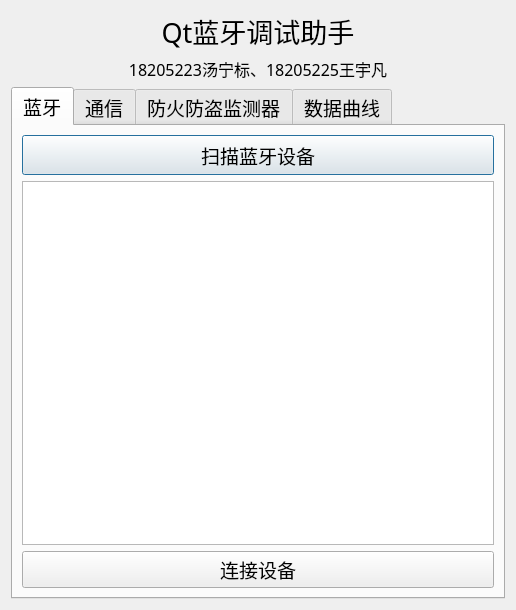
<?xml version="1.0" encoding="UTF-8"?>
<ui version="4.0">
 <class>Dialog</class>
 <widget class="QDialog" name="Dialog">
  <property name="windowModality">
   <enum>Qt::NonModal</enum>
  </property>
  <property name="geometry">
   <rect>
    <x>0</x>
    <y>0</y>
    <width>516</width>
    <height>569</height>
   </rect>
  </property>
  <property name="sizePolicy">
   <sizepolicy hsizetype="Maximum" vsizetype="Maximum">
    <horstretch>0</horstretch>
    <verstretch>0</verstretch>
   </sizepolicy>
  </property>
  <property name="windowTitle">
   <string> 蓝牙调试助手</string>
  </property>
  <layout class="QVBoxLayout" name="verticalLayout">
   <item>
    <widget class="QLabel" name="label_3">
     <property name="font">
      <font>
       <family>宋体</family>
       <pointsize>20</pointsize>
      </font>
     </property>
     <property name="text">
      <string>Qt蓝牙调试助手</string>
     </property>
     <property name="alignment">
      <set>Qt::AlignCenter</set>
     </property>
    </widget>
   </item>
   <item>
    <widget class="QLabel" name="label_9">
     <property name="font">
      <font>
       <family>宋体</family>
       <pointsize>12</pointsize>
       <weight>50</weight>
       <bold>false</bold>
      </font>
     </property>
     <property name="layoutDirection">
      <enum>Qt::RightToLeft</enum>
     </property>
     <property name="text">
      <string>18205223汤宁标、18205225王宇凡</string>
     </property>
     <property name="alignment">
      <set>Qt::AlignCenter</set>
     </property>
    </widget>
   </item>
   <item>
    <widget class="QTabWidget" name="tabWidget">
     <property name="font">
      <font>
       <family>宋体</family>
       <pointsize>14</pointsize>
      </font>
     </property>
     <property name="currentIndex">
      <number>0</number>
     </property>
     <widget class="QWidget" name="tab">
      <attribute name="title">
       <string>蓝牙</string>
      </attribute>
      <layout class="QVBoxLayout" name="verticalLayout_2">
       <item>
        <widget class="QPushButton" name="BtnScan">
         <property name="minimumSize">
          <size>
           <width>0</width>
           <height>40</height>
          </size>
         </property>
         <property name="text">
          <string>扫描蓝牙设备</string>
         </property>
        </widget>
       </item>
       <item>
        <widget class="QListWidget" name="listWidget">
         <property name="font">
          <font>
           <family>宋体</family>
           <pointsize>14</pointsize>
          </font>
         </property>
        </widget>
       </item>
       <item>
        <layout class="QHBoxLayout" name="horizontalLayout_3">
         <item>
          <widget class="QPushButton" name="BtnLink">
           <property name="text">
            <string>连接设备</string>
           </property>
          </widget>
         </item>
        </layout>
       </item>
      </layout>
     </widget>
     <widget class="QWidget" name="tab_2">
      <attribute name="title">
       <string>通信</string>
      </attribute>
      <layout class="QVBoxLayout" name="verticalLayout_3">
       <item>
        <layout class="QHBoxLayout" name="horizontalLayout">
         <item>
          <widget class="QLabel" name="label">
           <property name="text">
            <string>接收数据</string>
           </property>
          </widget>
         </item>
         <item>
          <spacer name="horizontalSpacer">
           <property name="orientation">
            <enum>Qt::Horizontal</enum>
           </property>
           <property name="sizeHint" stdset="0">
            <size>
             <width>40</width>
             <height>20</height>
            </size>
           </property>
          </spacer>
         </item>
         <item>
          <widget class="QCheckBox" name="chkHexRecv">
           <property name="text">
            <string>HEX显示</string>
           </property>
          </widget>
         </item>
         <item>
          <widget class="QPushButton" name="pushButton">
           <property name="text">
            <string>启动/关闭上传</string>
           </property>
          </widget>
         </item>
         <item>
          <widget class="QPushButton" name="BtnClearRecv">
           <property name="text">
            <string> 清空</string>
           </property>
          </widget>
         </item>
        </layout>
       </item>
       <item>
        <widget class="QTextEdit" name="editRecv">
         <property name="readOnly">
          <bool>true</bool>
         </property>
        </widget>
       </item>
       <item>
        <layout class="QHBoxLayout" name="horizontalLayout_2">
         <item>
          <widget class="QLabel" name="label_2">
           <property name="text">
            <string>发送数据</string>
           </property>
          </widget>
         </item>
         <item>
          <spacer name="horizontalSpacer_2">
           <property name="orientation">
            <enum>Qt::Horizontal</enum>
           </property>
           <property name="sizeHint" stdset="0">
            <size>
             <width>40</width>
             <height>20</height>
            </size>
           </property>
          </spacer>
         </item>
         <item>
          <widget class="QCheckBox" name="chkHexSend">
           <property name="text">
            <string>HEX发送</string>
           </property>
          </widget>
         </item>
         <item>
          <widget class="QPushButton" name="BtnSend">
           <property name="text">
            <string>发送</string>
           </property>
          </widget>
         </item>
        </layout>
       </item>
       <item>
        <widget class="QTextEdit" name="editSend">
         <property name="sizePolicy">
          <sizepolicy hsizetype="Expanding" vsizetype="Fixed">
           <horstretch>0</horstretch>
           <verstretch>0</verstretch>
          </sizepolicy>
         </property>
         <property name="minimumSize">
          <size>
           <width>0</width>
           <height>100</height>
          </size>
         </property>
        </widget>
       </item>
      </layout>
     </widget>
     <widget class="QWidget" name="tab_3">
      <attribute name="title">
       <string>防火防盗监测器</string>
      </attribute>
      <layout class="QHBoxLayout" name="horizontalLayout_4">
       <item>
        <widget class="QGroupBox" name="groupBox">
         <property name="font">
          <font>
           <pointsize>12</pointsize>
          </font>
         </property>
         <property name="title">
          <string>监测数据</string>
         </property>
         <layout class="QGridLayout" name="gridLayout">
          <item row="8" column="0">
           <widget class="QLabel" name="label_17">
            <property name="text">
             <string>横滚角:</string>
            </property>
            <property name="alignment">
             <set>Qt::AlignRight|Qt::AlignTrailing|Qt::AlignVCenter</set>
            </property>
           </widget>
          </item>
          <item row="1" column="1">
           <widget class="QLineEdit" name="edit_ax">
            <property name="readOnly">
             <bool>true</bool>
            </property>
           </widget>
          </item>
          <item row="6" column="1">
           <widget class="QLineEdit" name="edit_gz">
            <property name="readOnly">
             <bool>true</bool>
            </property>
           </widget>
          </item>
          <item row="9" column="0">
           <widget class="QLabel" name="label_7">
            <property name="text">
             <string>航向角:</string>
            </property>
            <property name="alignment">
             <set>Qt::AlignRight|Qt::AlignTrailing|Qt::AlignVCenter</set>
            </property>
           </widget>
          </item>
          <item row="2" column="0">
           <widget class="QLabel" name="label_6">
            <property name="text">
             <string>加速度ay:</string>
            </property>
            <property name="alignment">
             <set>Qt::AlignRight|Qt::AlignTrailing|Qt::AlignVCenter</set>
            </property>
           </widget>
          </item>
          <item row="3" column="0">
           <widget class="QLabel" name="label_27">
            <property name="text">
             <string>加速度az:</string>
            </property>
            <property name="alignment">
             <set>Qt::AlignRight|Qt::AlignTrailing|Qt::AlignVCenter</set>
            </property>
           </widget>
          </item>
          <item row="5" column="0">
           <widget class="QLabel" name="label_14">
            <property name="text">
             <string>角速度gy:</string>
            </property>
            <property name="alignment">
             <set>Qt::AlignRight|Qt::AlignTrailing|Qt::AlignVCenter</set>
            </property>
           </widget>
          </item>
          <item row="2" column="1">
           <widget class="QLineEdit" name="edit_ay">
            <property name="readOnly">
             <bool>true</bool>
            </property>
           </widget>
          </item>
          <item row="6" column="0">
           <widget class="QLabel" name="label_15">
            <property name="text">
             <string>角速度gz:</string>
            </property>
            <property name="alignment">
             <set>Qt::AlignRight|Qt::AlignTrailing|Qt::AlignVCenter</set>
            </property>
           </widget>
          </item>
          <item row="1" column="0">
           <widget class="QLabel" name="label_5">
            <property name="text">
             <string>加速度ax:</string>
            </property>
            <property name="alignment">
             <set>Qt::AlignRight|Qt::AlignTrailing|Qt::AlignVCenter</set>
            </property>
           </widget>
          </item>
          <item row="4" column="1">
           <widget class="QLineEdit" name="edit_gx">
            <property name="readOnly">
             <bool>true</bool>
            </property>
           </widget>
          </item>
          <item row="0" column="1">
           <widget class="QLineEdit" name="edit_temp">
            <property name="readOnly">
             <bool>true</bool>
            </property>
           </widget>
          </item>
          <item row="5" column="1">
           <widget class="QLineEdit" name="edit_gy">
            <property name="readOnly">
             <bool>true</bool>
            </property>
           </widget>
          </item>
          <item row="8" column="1">
           <widget class="QLineEdit" name="edit_roll">
            <property name="readOnly">
             <bool>true</bool>
            </property>
           </widget>
          </item>
          <item row="0" column="0">
           <widget class="QLabel" name="label_4">
            <property name="text">
             <string>温度:</string>
            </property>
            <property name="alignment">
             <set>Qt::AlignRight|Qt::AlignTrailing|Qt::AlignVCenter</set>
            </property>
           </widget>
          </item>
          <item row="10" column="0">
           <widget class="QLabel" name="label_8">
            <property name="text">
             <string>报警状态:</string>
            </property>
            <property name="alignment">
             <set>Qt::AlignRight|Qt::AlignTrailing|Qt::AlignVCenter</set>
            </property>
           </widget>
          </item>
          <item row="10" column="1">
           <widget class="QLineEdit" name="edit_warn">
            <property name="readOnly">
             <bool>true</bool>
            </property>
           </widget>
          </item>
          <item row="3" column="1">
           <widget class="QLineEdit" name="edit_az">
            <property name="readOnly">
             <bool>true</bool>
            </property>
           </widget>
          </item>
          <item row="7" column="1">
           <widget class="QLineEdit" name="edit_pitch">
            <property name="readOnly">
             <bool>true</bool>
            </property>
           </widget>
          </item>
          <item row="9" column="1">
           <widget class="QLineEdit" name="edit_yaw">
            <property name="readOnly">
             <bool>true</bool>
            </property>
           </widget>
          </item>
          <item row="4" column="0">
           <widget class="QLabel" name="label_28">
            <property name="text">
             <string>角速度gx:</string>
            </property>
            <property name="alignment">
             <set>Qt::AlignRight|Qt::AlignTrailing|Qt::AlignVCenter</set>
            </property>
           </widget>
          </item>
          <item row="7" column="0">
           <widget class="QLabel" name="label_16">
            <property name="text">
             <string>俯仰角:</string>
            </property>
            <property name="alignment">
             <set>Qt::AlignRight|Qt::AlignTrailing|Qt::AlignVCenter</set>
            </property>
           </widget>
          </item>
         </layout>
        </widget>
       </item>
       <item>
        <widget class="QGroupBox" name="groupBox_2">
         <property name="font">
          <font>
           <pointsize>12</pointsize>
          </font>
         </property>
         <property name="title">
          <string>参数设置</string>
         </property>
         <layout class="QGridLayout" name="gridLayout_4">
          <item row="3" column="1">
           <widget class="QComboBox" name="cmb_mpustep">
            <property name="currentIndex">
             <number>7</number>
            </property>
            <item>
             <property name="text">
              <string>关闭</string>
             </property>
            </item>
            <item>
             <property name="text">
              <string>1级</string>
             </property>
            </item>
            <item>
             <property name="text">
              <string>2级</string>
             </property>
            </item>
            <item>
             <property name="text">
              <string>3级</string>
             </property>
            </item>
            <item>
             <property name="text">
              <string>4级</string>
             </property>
            </item>
            <item>
             <property name="text">
              <string>5级</string>
             </property>
            </item>
            <item>
             <property name="text">
              <string>6级</string>
             </property>
            </item>
            <item>
             <property name="text">
              <string>7级</string>
             </property>
            </item>
            <item>
             <property name="text">
              <string>8级</string>
             </property>
            </item>
            <item>
             <property name="text">
              <string>9级</string>
             </property>
            </item>
           </widget>
          </item>
          <item row="4" column="0">
           <widget class="QLabel" name="label_32">
            <property name="text">
             <string>上传时间间隔:</string>
            </property>
            <property name="alignment">
             <set>Qt::AlignRight|Qt::AlignTrailing|Qt::AlignVCenter</set>
            </property>
           </widget>
          </item>
          <item row="3" column="0">
           <widget class="QLabel" name="label_31">
            <property name="text">
             <string>震动灵敏度:</string>
            </property>
            <property name="alignment">
             <set>Qt::AlignRight|Qt::AlignTrailing|Qt::AlignVCenter</set>
            </property>
           </widget>
          </item>
          <item row="0" column="0">
           <widget class="QLabel" name="label_29">
            <property name="text">
             <string>温度上限:</string>
            </property>
            <property name="alignment">
             <set>Qt::AlignRight|Qt::AlignTrailing|Qt::AlignVCenter</set>
            </property>
           </widget>
          </item>
          <item row="4" column="1">
           <widget class="QDoubleSpinBox" name="spin_upstep">
            <property name="prefix">
             <string/>
            </property>
            <property name="suffix">
             <string>秒</string>
            </property>
            <property name="decimals">
             <number>1</number>
            </property>
            <property name="minimum">
             <double>0.100000000000000</double>
            </property>
            <property name="maximum">
             <double>10.000000000000000</double>
            </property>
            <property name="singleStep">
             <double>0.100000000000000</double>
            </property>
           </widget>
          </item>
          <item row="0" column="1">
           <widget class="QSpinBox" name="spin_templmt">
            <property name="suffix">
             <string>℃</string>
            </property>
            <property name="value">
             <number>30</number>
            </property>
           </widget>
          </item>
          <item row="2" column="1">
           <widget class="QSpinBox" name="spin_warntime">
            <property name="suffix">
             <string>秒</string>
            </property>
            <property name="maximum">
             <number>60</number>
            </property>
            <property name="value">
             <number>30</number>
            </property>
           </widget>
          </item>
          <item row="2" column="0">
           <widget class="QLabel" name="label_30">
            <property name="text">
             <string>报警时长:</string>
            </property>
            <property name="alignment">
             <set>Qt::AlignRight|Qt::AlignTrailing|Qt::AlignVCenter</set>
            </property>
           </widget>
          </item>
          <item row="6" column="0" colspan="2">
           <widget class="QPushButton" name="btn_readpara">
            <property name="minimumSize">
             <size>
              <width>0</width>
              <height>40</height>
             </size>
            </property>
            <property name="text">
             <string>  读取参数</string>
            </property>
           </widget>
          </item>
          <item row="7" column="0" colspan="2">
           <widget class="QPushButton" name="btn_setpara">
            <property name="minimumSize">
             <size>
              <width>0</width>
              <height>40</height>
             </size>
            </property>
            <property name="text">
             <string>  设置参数</string>
            </property>
           </widget>
          </item>
         </layout>
        </widget>
       </item>
      </layout>
     </widget>
     <widget class="QWidget" name="tab_4">
      <attribute name="title">
       <string>数据曲线</string>
      </attribute>
      <layout class="QGridLayout" name="gridLayout_2">
       <item row="2" column="0">
        <widget class="QCustomPlot" name="CustomPlot_faxyz"/>
       </item>
       <item row="1" column="0">
        <widget class="QCustomPlot" name="CustomPlot_temp"/>
       </item>
       <item row="3" column="0">
        <layout class="QHBoxLayout" name="horizontalLayout_5">
         <item>
          <widget class="QCheckBox" name="chk_temp">
           <property name="text">
            <string>temp</string>
           </property>
          </widget>
         </item>
         <item>
          <widget class="QCheckBox" name="chk_fax">
           <property name="text">
            <string>fax</string>
           </property>
          </widget>
         </item>
         <item>
          <widget class="QCheckBox" name="chk_fay">
           <property name="text">
            <string>fay</string>
           </property>
          </widget>
         </item>
         <item>
          <widget class="QCheckBox" name="chk_faz">
           <property name="text">
            <string>faz</string>
           </property>
          </widget>
         </item>
        </layout>
       </item>
      </layout>
     </widget>
    </widget>
   </item>
  </layout>
 </widget>
 <customwidgets>
  <customwidget>
   <class>QCustomPlot</class>
   <extends>QGraphicsView</extends>
   <header>qcustomplot.h</header>
  </customwidget>
 </customwidgets>
 <resources/>
 <connections/>
</ui>
